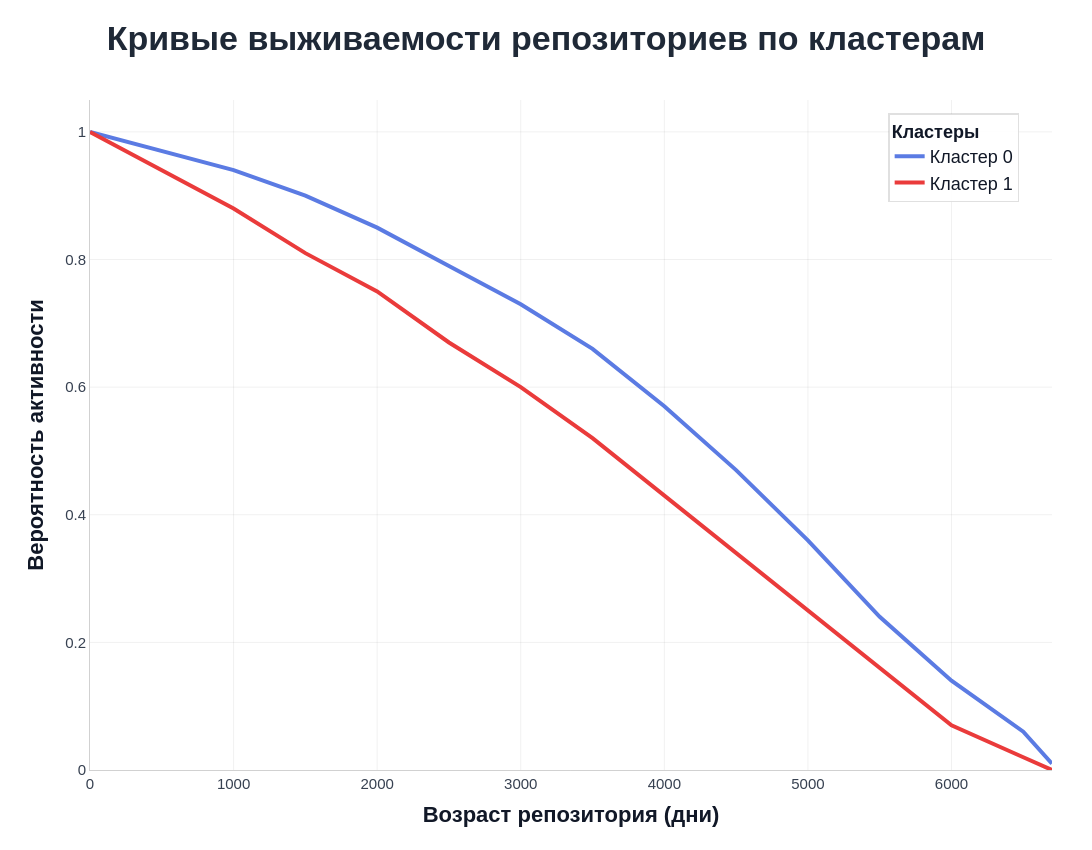

Notebook code cell kept with this figure:
### Code cell
import pandas as pd
import plotly.graph_objects as go

# =========================================
# ЧТЕНИЕ CSV
# =========================================

df = pd.read_csv("reconstructed_survival_curves.csv")

# =========================================
# ЦВЕТА
# =========================================

blue = "#5B7BE3"
red = "#EA3B3B"

# =========================================
# FIGURE
# =========================================

fig = go.Figure()

# =========================================
# КРИВАЯ КЛАСТЕРА 0
# =========================================

fig.add_trace(
    go.Scatter(
        x=df["days"],
        y=df["cluster_0_survival"],

        mode="lines",

        name="Кластер 0",

        line=dict(
            color=blue,
            width=4
        ),

        hovertemplate=
        "<b>Кластер 0</b><br>" +
        "Дни: %{x}<br>" +
        "Вероятность: %{y:.3f}<extra></extra>"
    )
)

# =========================================
# КРИВАЯ КЛАСТЕРА 1
# =========================================

fig.add_trace(
    go.Scatter(
        x=df["days"],
        y=df["cluster_1_survival"],

        mode="lines",

        name="Кластер 1",

        line=dict(
            color=red,
            width=4
        ),

        hovertemplate=
        "<b>Кластер 1</b><br>" +
        "Дни: %{x}<br>" +
        "Вероятность: %{y:.3f}<extra></extra>"
    )
)

# =========================================
# ОФОРМЛЕНИЕ
# =========================================

fig.update_layout(

    template="plotly_white",

    width=1400,
    height=850,

    paper_bgcolor="white",
    plot_bgcolor="white",

    title=dict(
        text="<b>Кривые выживаемости репозиториев по кластерам</b>",
        x=0.5,
        font=dict(
            size=34,
            color="#1F2937",
            family="Arial"
        )
    ),

    font=dict(
        family="Arial",
        size=16,
        color="#374151"
    ),

    # =====================================
    # ЛЕГЕНДА
    # =====================================

    legend=dict(

        title=dict(
            text="<b>Кластеры</b>",
            font=dict(size=18, color="#111827")
        ),

        font=dict(
            size=18,
            color="#111827"
        ),

        bgcolor="rgba(255,255,255,0.95)",

        bordercolor="rgba(0,0,0,0.12)",
        borderwidth=1.2,

        x=0.83,
        y=0.98
    ),

    margin=dict(
        l=90,
        r=40,
        t=100,
        b=80
    ),

    # =====================================
    # ОСИ
    # =====================================

    xaxis=dict(

        title="<b>Возраст репозитория (дни)</b>",

        title_font=dict(
            size=22,
            color="#111827"
        ),

        showgrid=True,
        gridcolor="rgba(0,0,0,0.06)",

        zeroline=False,

        showline=True,
        linecolor="rgba(0,0,0,0.18)",

        tickfont=dict(
            size=15,
            color="#374151"
        )
    ),

    yaxis=dict(

        title="<b>Вероятность активности</b>",

        title_font=dict(
            size=22,
            color="#111827"
        ),

        showgrid=True,
        gridcolor="rgba(0,0,0,0.06)",

        zeroline=False,

        showline=True,
        linecolor="rgba(0,0,0,0.18)",

        tickfont=dict(
            size=15,
            color="#374151"
        ),

        range=[0, 1.05]
    )
)

# =========================================
# ПОКАЗ
# =========================================

fig.show()

### Figure 1 — Plotly figure (JSON) as saved in the notebook; plotly's stock layout.template omitted (floating-point values rounded to 4 significant figures)
{"data": [{"hovertemplate": "<b>Кластер 0</b><br>Дни: %{x}<br>Вероятность: %{y:.3f}<extra></extra>", "line": {"color": "#5B7BE3", "width": 4}, "mode": "lines", "name": "Кластер 0", "type": "scatter", "x": [0, 500, 1000, 1500, 2000, 2500, 3000, 3500, 4000, 4500, 5000, 5500, 6000, 6500, 6700], "y": [1.0, 0.97, 0.94, 0.9, 0.85, 0.79, 0.73, 0.66, 0.57, 0.47, 0.36, 0.24, 0.14, 0.06, 0.01]}, {"hovertemplate": "<b>Кластер 1</b><br>Дни: %{x}<br>Вероятность: %{y:.3f}<extra></extra>", "line": {"color": "#EA3B3B", "width": 4}, "mode": "lines", "name": "Кластер 1", "type": "scatter", "x": [0, 500, 1000, 1500, 2000, 2500, 3000, 3500, 4000, 4500, 5000, 5500, 6000, 6500, 6700], "y": [1.0, 0.94, 0.88, 0.81, 0.75, 0.67, 0.6, 0.52, 0.43, 0.34, 0.25, 0.16, 0.07, 0.02, 0.0]}], "layout": {"font": {"color": "#374151", "family": "Arial", "size": 16}, "height": 850, "legend": {"bgcolor": "rgba(255,255,255,0.95)", "bordercolor": "rgba(0,0,0,0.12)", "borderwidth": 1.2, "font": {"color": "#111827", "size": 18}, "title": {"font": {"color": "#111827", "size": 18}, "text": "<b>Кластеры</b>"}, "x": 0.83, "y": 0.98}, "margin": {"b": 80, "l": 90, "r": 40, "t": 100}, "paper_bgcolor": "white", "plot_bgcolor": "white", "title": {"font": {"color": "#1F2937", "family": "Arial", "size": 34}, "text": "<b>Кривые выживаемости репозиториев по кластерам</b>", "x": 0.5}, "width": 1400, "xaxis": {"gridcolor": "rgba(0,0,0,0.06)", "linecolor": "rgba(0,0,0,0.18)", "showgrid": true, "showline": true, "tickfont": {"color": "#374151", "size": 15}, "title": {"font": {"color": "#111827", "size": 22}, "text": "<b>Возраст репозитория (дни)</b>"}, "zeroline": false}, "yaxis": {"gridcolor": "rgba(0,0,0,0.06)", "linecolor": "rgba(0,0,0,0.18)", "range": [0, 1.05], "showgrid": true, "showline": true, "tickfont": {"color": "#374151", "size": 15}, "title": {"font": {"color": "#111827", "size": 22}, "text": "<b>Вероятность активности</b>"}, "zeroline": false}}}
